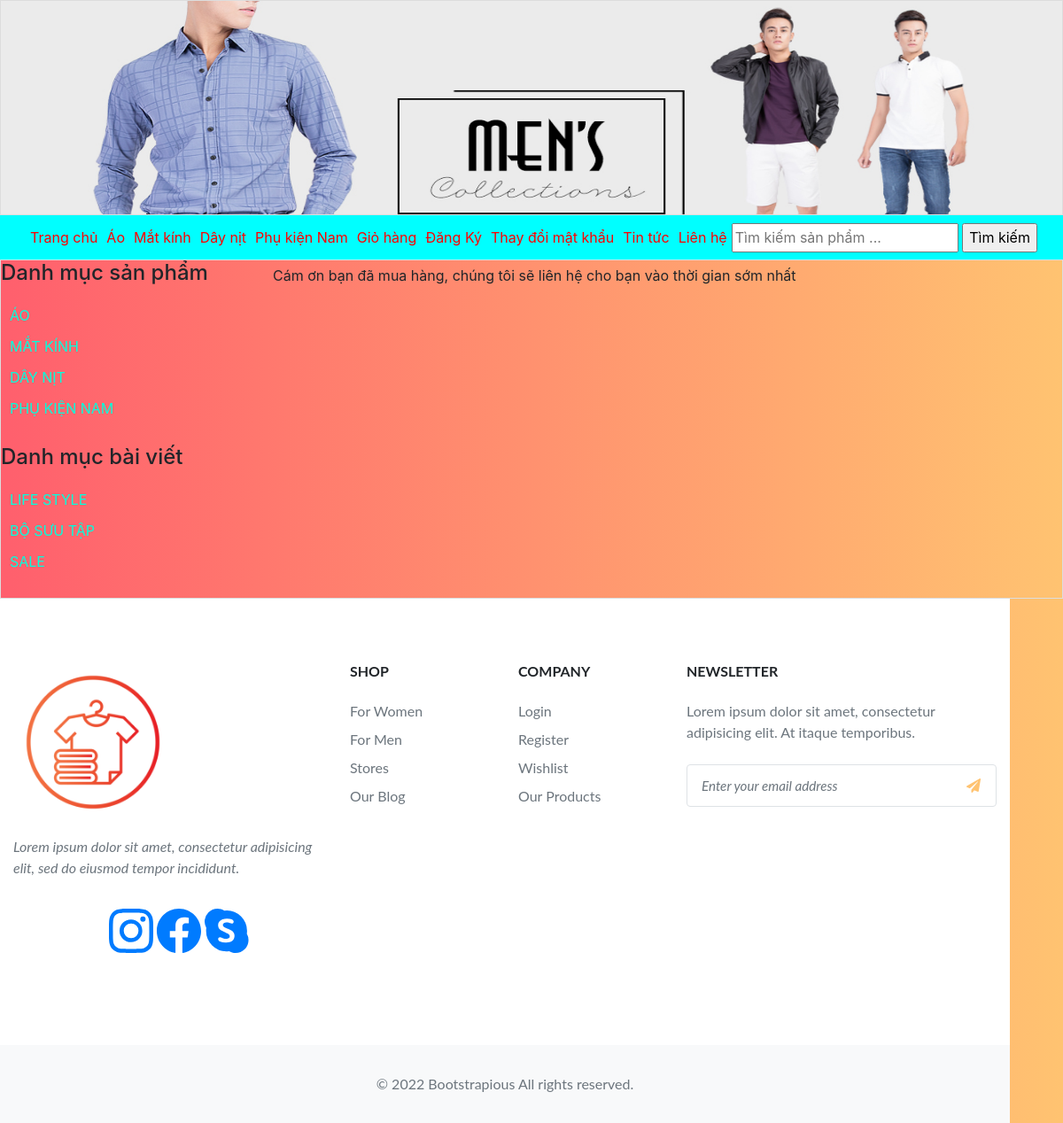
Screenshot of /index.php?quanly=camon with the database file from the repository.
### tables this page shows
CREATE TABLE `tbl_danhmuc` (
  `id_danhmuc` int(11) NOT NULL,
  `tendanhmuc` varchar(255) NOT NULL,
  `thutu` int(11) NOT NULL
);

CREATE TABLE `tbl_danhmucbaiviet` (
  `id_baiviet` int(11) NOT NULL,
  `tendanhmuc_baiviet` varchar(255) NOT NULL,
  `thutu` int(11) NOT NULL
);

### pages/menu.php (the view, shortened to what this page needs)
<?php
        $sql_danhmuc = "SELECT *FROM tbl_danhmuc ORDER BY id_danhmuc DESC";
        $query_danhmuc = mysqli_query($mysqli,$sql_danhmuc);
?>
<div class="menu">
        <ul class="list_menu">
            <li> <a href="index.php">Trang chủ</a></li>
            <?php
                    while($row_danhmuc = mysqli_fetch_array($query_danhmuc)){
            ?>
            <li> <a href="index.php?quanly=danhmucsanpham&id=<?php echo $row_danhmuc['id_danhmuc'] ?>"><?php echo $row_danhmuc['tendanhmuc'] ?></a></li>
            <?php
                }
            ?>
            <li> <a href="index.php?quanly=giohang">Giỏ hàng</a></li>
            <?php
                if(isset($_SESSION['dangky'])){
                ?>
                    <li> <a href="index.php?dangxuat=1">Đăng xuất</a></li>
                <?php
                }else{
                ?>
                        <li> <a href="index.php?quanly=dangky">Đăng Ký</a></li>
                <?php
                }
                ?>
                    <li> <a href="index.php?quanly=thaydoimatkhau">Thay đổi mật khẩu</a></li>
            <li> <a href="index.php?quanly=tintuc">Tin tức</a></li>
            <li> <a href="index.php?quanly=lienhe">Liên hệ</a></li>
            <li>
                    <form action="index.php?quanly=timkiem" method="POST" >
                        <input type="text" placeholder="Tìm kiếm sản phẩm ..." name = "tukhoa">
                        <input type="submit"  name = "timkiem" value = "Tìm kiếm">
                    </form>
            </li>
        </ul>
        </div>

### pages/slidebar/sidebar.php
<h4 >Danh mục sản phẩm</h4>
    <ul class="list_slidebar">
    <?php
        $sql_danhmuc = "SELECT *FROM tbl_danhmuc ORDER BY id_danhmuc DESC";
        $query_danhmuc = mysqli_query($mysqli,$sql_danhmuc);
        while($row = mysqli_fetch_array($query_danhmuc)){
    ?>
        <li style="text-transform: uppercase"> <a href="index.php?quanly=danhmucsanpham&id=<?php echo $row['id_danhmuc']?>"><?php echo $row['tendanhmuc'] ?></a></li>
       <?php
       }
       ?>
</ul>
<h4 >Danh mục bài viết </h4>
    <ul class="list_slidebar">
    <?php
        $sql_danhmucbv = "SELECT *FROM tbl_danhmucbaiviet ORDER BY id_baiviet DESC";
        $query_danhmucbv = mysqli_query($mysqli,$sql_danhmucbv);
        while($row = mysqli_fetch_array($query_danhmucbv)){
    ?>
        <li style="text-transform: uppercase"> <a href="index.php?quanly=danhmucbaiviet&id=<?php echo $row['id_baiviet']?>"><?php echo $row['tendanhmuc_baiviet'] ?></a></li>
       <?php
       }
       ?>
</ul>

### styles.css (style rules this page uses)
body { background: #ff5f6d; background: -webkit-linear-gradient(to right, #ff5f6d, #ffc371); background: linear-gradient(to right, #ff5f6d, #ffc371); margin:0; padding:0; }
.menu { width: 100%; height: 50px; background-color: #00FFFF; }
ul.list_menu { padding: 5px; margin: 0; list-style: none; line-height:27px; display: flex; justify-content:center; align-items: center; }
ul.list_menu li a { text-decoration: none; text-align: center; float: left; margin: 5px; color: #ff0000; line-height: 30px; }
ul.list_slidebar { padding: 5px; margin-right: 5px; list-style: none; line-height:27px; cursor: pointer; }
ul.list_slidebar li a { display:block; text-decoration: none; text-align: left; margin: 5px; color: #00ffdd; line-height: 30px; }
html { margin: 0; padding: 0; }
body { font-family: "HelveticaNeue-Light", "Helvetica Neue Light", "Helvetica Neue", Helvetica, Arial, "Lucida Grande", sans-serif; font-weight: 300; margin: 2em; }

### rows the page displays
tbl_danhmuc: tendanhmuc "Áo", tendanhmuc "ÁO"
tbl_danhmuc: tendanhmuc "Mắt kính", tendanhmuc "MẮT KÍNH"
tbl_danhmuc: tendanhmuc "Dây nịt", tendanhmuc "DÂY NỊT"
tbl_danhmuc: tendanhmuc "Phụ kiện Nam", tendanhmuc "PHỤ KIỆN NAM"
tbl_danhmucbaiviet: tendanhmuc_baiviet "LIFE STYLE"
tbl_danhmucbaiviet: tendanhmuc_baiviet "BỘ SƯU TẬP"
tbl_danhmucbaiviet: tendanhmuc_baiviet "SALE"
